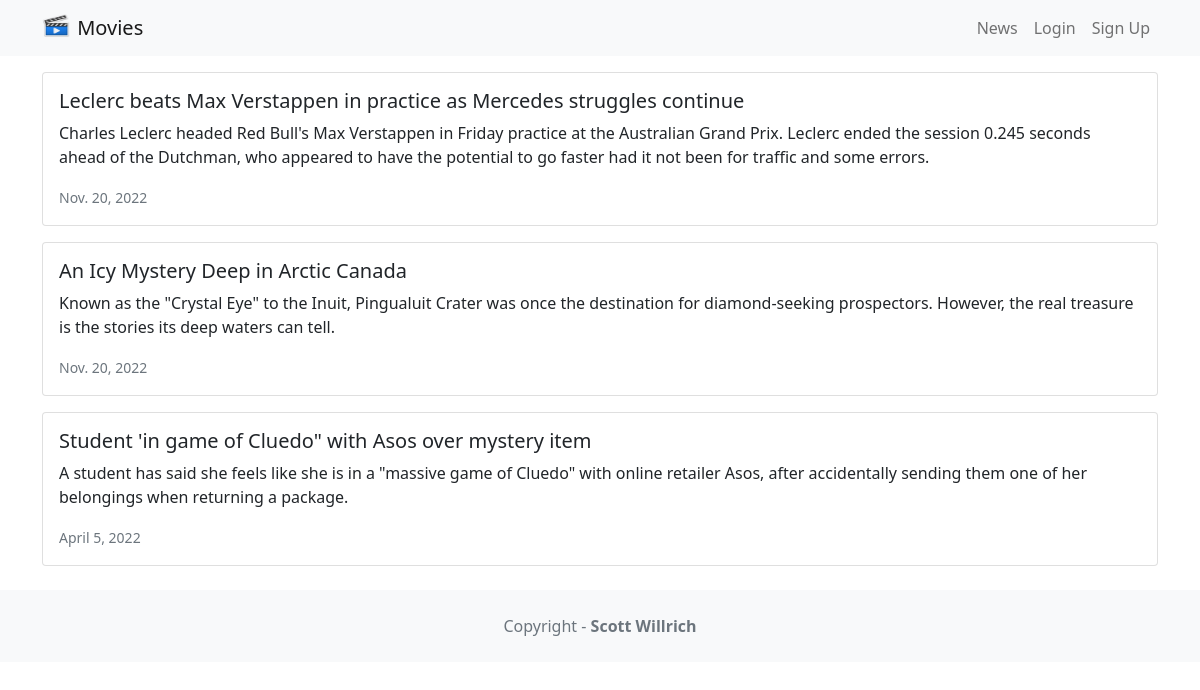
Page /news/ on the committed database.
### news/models.py (models this page shows, shortened)
class News(models.Model):
    headline = models.CharField(max_length=200)
    body = models.TextField()
    date = models.DateField()

### news/views.py (the view)
# urls.py: path('news/', include ('news.urls')),
def news(request):
    newss = News.objects.all().order_by('-date')
    return render(request, 'news.html', { 'newss': newss})

### news/templates/news.html
{% extends 'base.html' %}
{% block content %}
    {% for news in newss %}
        <div class="card mb-3">
            <div class="row g-0">
                <div>
                    <div class="card-body">
                        <h5 class="card-title">{{ news.headline }}</h5>
                        <p class="card-text">{{ news.body }}</p>
                        <p class="card-text">
                            <small class="text-muted">
                                {{ news.date }}
                            </small>
                        </p>
                    </div>
                </div>
            </div>
        </div>
    {% endfor %}
{% endblock %}

### rows in the picture
News: headline "Leclerc beats Max Verstappen in practice as Mercedes struggles continue", body "Charles Leclerc headed Red Bull's Max Verstappen in Friday practice at the Australian Grand Prix. Leclerc ended the session 0.245 seconds ahead of the Dutchman, who appeared to have the potential to go faster had it not been for traffic and some errors.", date "Nov. 20, 2022"
News: headline "An Icy Mystery Deep in Arctic Canada", body "Known as the \"Crystal Eye\" to the Inuit, Pingualuit Crater was once the destination for diamond-seeking prospectors. However, the real treasure is the stories its deep waters can tell.", date "Nov. 20, 2022"
News: headline "Student 'in game of Cluedo\" with Asos over mystery item", body "A student has said she feels like she is in a \"massive game of Cluedo\" with online retailer Asos, after accidentally sending them one of her belongings when returning a package.", date "April 5, 2022"
